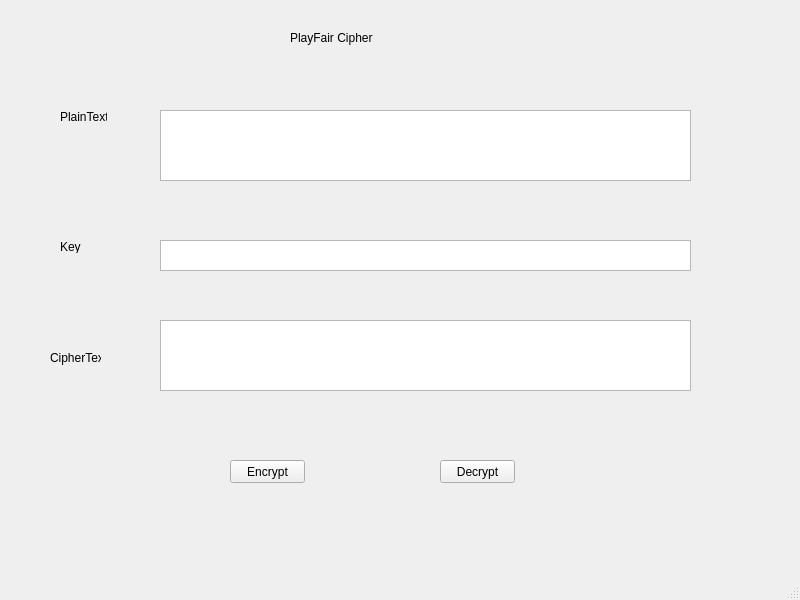
<?xml version="1.0" encoding="UTF-8"?>
<ui version="4.0">
 <class>MainWindow</class>
 <widget class="QMainWindow" name="MainWindow">
  <property name="geometry">
   <rect>
    <x>0</x>
    <y>0</y>
    <width>800</width>
    <height>600</height>
   </rect>
  </property>
  <property name="windowTitle">
   <string>MainWindow</string>
  </property>
  <widget class="QWidget" name="centralwidget">
   <widget class="QPushButton" name="btn_encrypt">
    <property name="geometry">
     <rect>
      <x>230</x>
      <y>460</y>
      <width>75</width>
      <height>23</height>
     </rect>
    </property>
    <property name="text">
     <string>Encrypt</string>
    </property>
   </widget>
   <widget class="QPushButton" name="btn_decrypt">
    <property name="geometry">
     <rect>
      <x>440</x>
      <y>460</y>
      <width>75</width>
      <height>23</height>
     </rect>
    </property>
    <property name="text">
     <string>Decrypt</string>
    </property>
   </widget>
   <widget class="QLabel" name="label">
    <property name="geometry">
     <rect>
      <x>290</x>
      <y>30</y>
      <width>171</width>
      <height>16</height>
     </rect>
    </property>
    <property name="text">
     <string>PlayFair Cipher</string>
    </property>
   </widget>
   <widget class="QLabel" name="label_2">
    <property name="geometry">
     <rect>
      <x>60</x>
      <y>110</y>
      <width>47</width>
      <height>13</height>
     </rect>
    </property>
    <property name="text">
     <string>PlainText</string>
    </property>
   </widget>
   <widget class="QLabel" name="label_3">
    <property name="geometry">
     <rect>
      <x>60</x>
      <y>240</y>
      <width>47</width>
      <height>13</height>
     </rect>
    </property>
    <property name="text">
     <string>Key</string>
    </property>
   </widget>
   <widget class="QLabel" name="label_4">
    <property name="geometry">
     <rect>
      <x>50</x>
      <y>350</y>
      <width>51</width>
      <height>16</height>
     </rect>
    </property>
    <property name="text">
     <string>CipherText</string>
    </property>
   </widget>
   <widget class="QPlainTextEdit" name="plain_txt">
    <property name="geometry">
     <rect>
      <x>160</x>
      <y>110</y>
      <width>531</width>
      <height>71</height>
     </rect>
    </property>
   </widget>
   <widget class="QPlainTextEdit" name="key_txt">
    <property name="geometry">
     <rect>
      <x>160</x>
      <y>240</y>
      <width>531</width>
      <height>31</height>
     </rect>
    </property>
   </widget>
   <widget class="QPlainTextEdit" name="cipher_txt">
    <property name="geometry">
     <rect>
      <x>160</x>
      <y>320</y>
      <width>531</width>
      <height>71</height>
     </rect>
    </property>
   </widget>
  </widget>
  <widget class="QMenuBar" name="menubar">
   <property name="geometry">
    <rect>
     <x>0</x>
     <y>0</y>
     <width>800</width>
     <height>21</height>
    </rect>
   </property>
  </widget>
  <widget class="QStatusBar" name="statusbar"/>
 </widget>
 <resources/>
 <connections/>
</ui>
